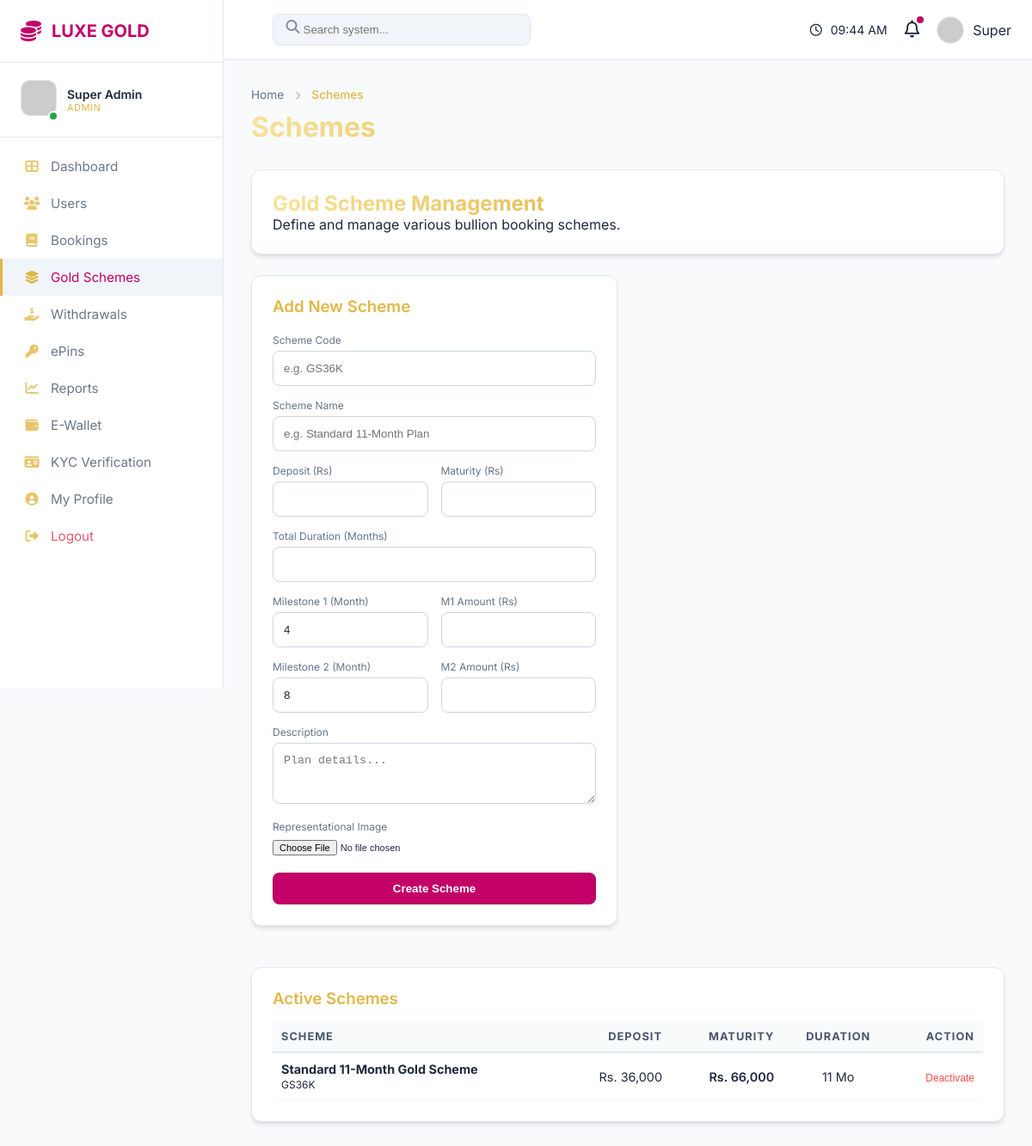
/dashboards/admin_schemes.php (signed in), run on an earlier commit of the app's database.
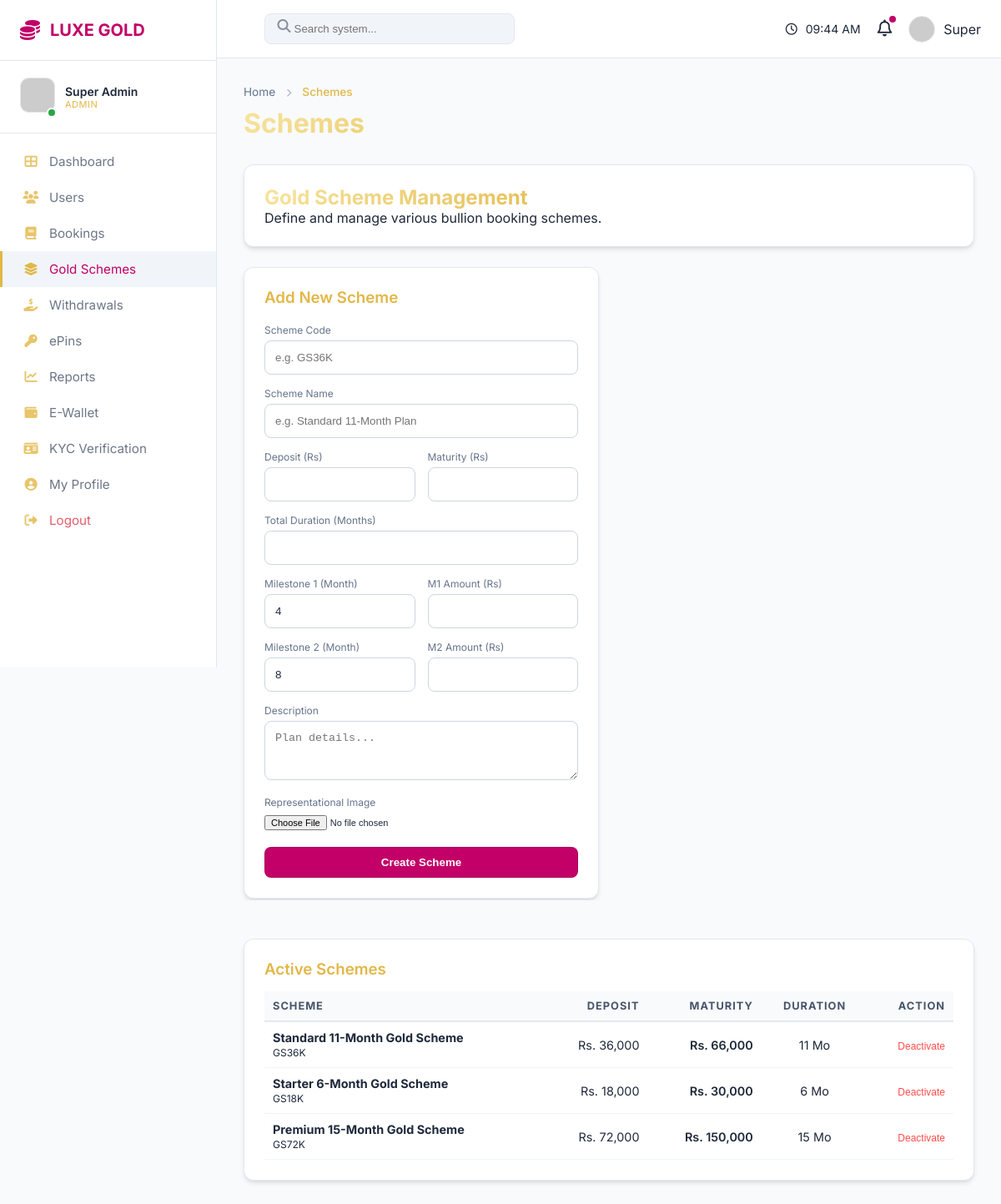
And on a later commit of the database.
### tables this page shows
CREATE TABLE IF NOT EXISTS gold_schemes (
    id INT AUTO_INCREMENT PRIMARY KEY,
    scheme_code VARCHAR(20) UNIQUE NOT NULL,
    scheme_name VARCHAR(100) NOT NULL,
    deposit_amount DECIMAL(15, 2) NOT NULL,
    maturity_amount DECIMAL(15, 2) NOT NULL,
    duration_months INT NOT NULL,
    milestone_1_month INT DEFAULT 4,
    milestone_1_amount DECIMAL(15, 2) DEFAULT 0,
    milestone_2_month INT DEFAULT 8,
    milestone_2_amount DECIMAL(15, 2) DEFAULT 0,
    description TEXT,
    scheme_image VARCHAR(255) DEFAULT NULL,
    is_active BOOLEAN DEFAULT TRUE,
    created_at TIMESTAMP DEFAULT CURRENT_TIMESTAMP
);

### dashboards/admin_schemes.php (the view, shortened to what the changed rows need)
<?php
require_once '../config/db.php';
$schemes = $pdo->query("SELECT * FROM gold_schemes WHERE is_active = 1 ORDER BY created_at DESC")->fetchAll();
require_once '../layouts/header.php';
?>
<div class="glass-card">
    <h2 class="gold-gradient-text">Gold Scheme Management</h2>
</div>
<div class="dashboard-grid" style="margin-top: 24px; align-items: start;">
    <div class="glass-card" style="grid-column: span 2;">
        <table style="width: 100%; border-collapse: collapse; margin-top: 15px;">
            <thead>
                <tr style="border-bottom: 2px solid var(--glass-border);">
                    <th style="text-align: left; padding: 10px;">Scheme</th>
                    <th style="text-align: right; padding: 10px;">Deposit</th>
                    <th style="text-align: right; padding: 10px;">Maturity</th>
                    <th style="text-align: center; padding: 10px;">Duration</th>
                    <th style="text-align: right; padding: 10px;">Action</th>
                </tr>
            </thead>
            <tbody>
                <?php foreach ($schemes as $s): ?>
                    <tr style="border-bottom: 1px solid var(--glass-border);">
                        <td style="padding: 10px;">
                            <strong><?php echo $s['scheme_name']; ?></strong><br>
                            <small><?php echo $s['scheme_code']; ?></small>
                        </td>
                        <td style="padding: 10px; text-align: right;">Rs. <?php echo number_format($s['deposit_amount']); ?></td>
                        <td style="padding: 10px; text-align: right;" class="gold-text">Rs. <?php echo number_format($s['maturity_amount']); ?></td>
                        <td style="padding: 10px; text-align: center;"><?php echo $s['duration_months']; ?> Mo</td>
                        <td style="padding: 10px; text-align: right;">
                            <form method="POST" style="display: inline;">
                                <button type="submit" style="background: none; border: none; color: #ff4d4d; cursor: pointer; font-size: 12px;">Deactivate</button>
                            </form>
                        </td>
                    </tr>
                <?php endforeach; ?>
            </tbody>
        </table>
    </div>
</div>
<?php require_once '../layouts/footer.php'; ?>

What changed in the data, as far as the page shows it:
added gold_schemes: scheme_name "Starter 6-Month Gold Scheme", scheme_code "GS18K", deposit_amount "18,000", maturity_amount "30,000", duration_months "6"
added gold_schemes: scheme_name "Premium 15-Month Gold Scheme", scheme_code "GS72K", deposit_amount "72,000", maturity_amount "150,000", duration_months "15"
